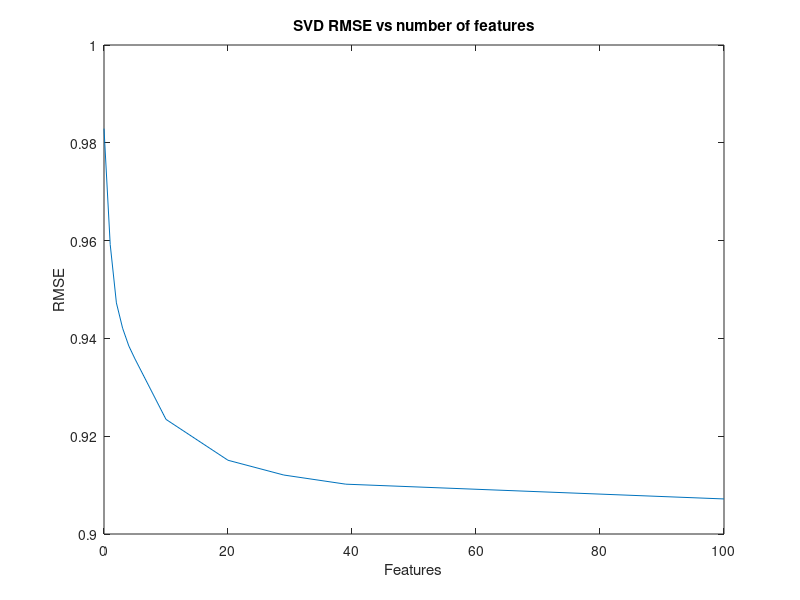

This chart was generated by the following MATLAB code:
Y = [0.9829 0.95921 0.94726 0.94209 0.93846 0.9358 0.92344 0.91508 0.91206 0.91019 0.90717];
X = [0 1 2 3 4 5 10 20 29 39 100];
plot(X, Y);
xlabel('Features')
ylabel('RMSE')
title('SVD RMSE vs number of features')